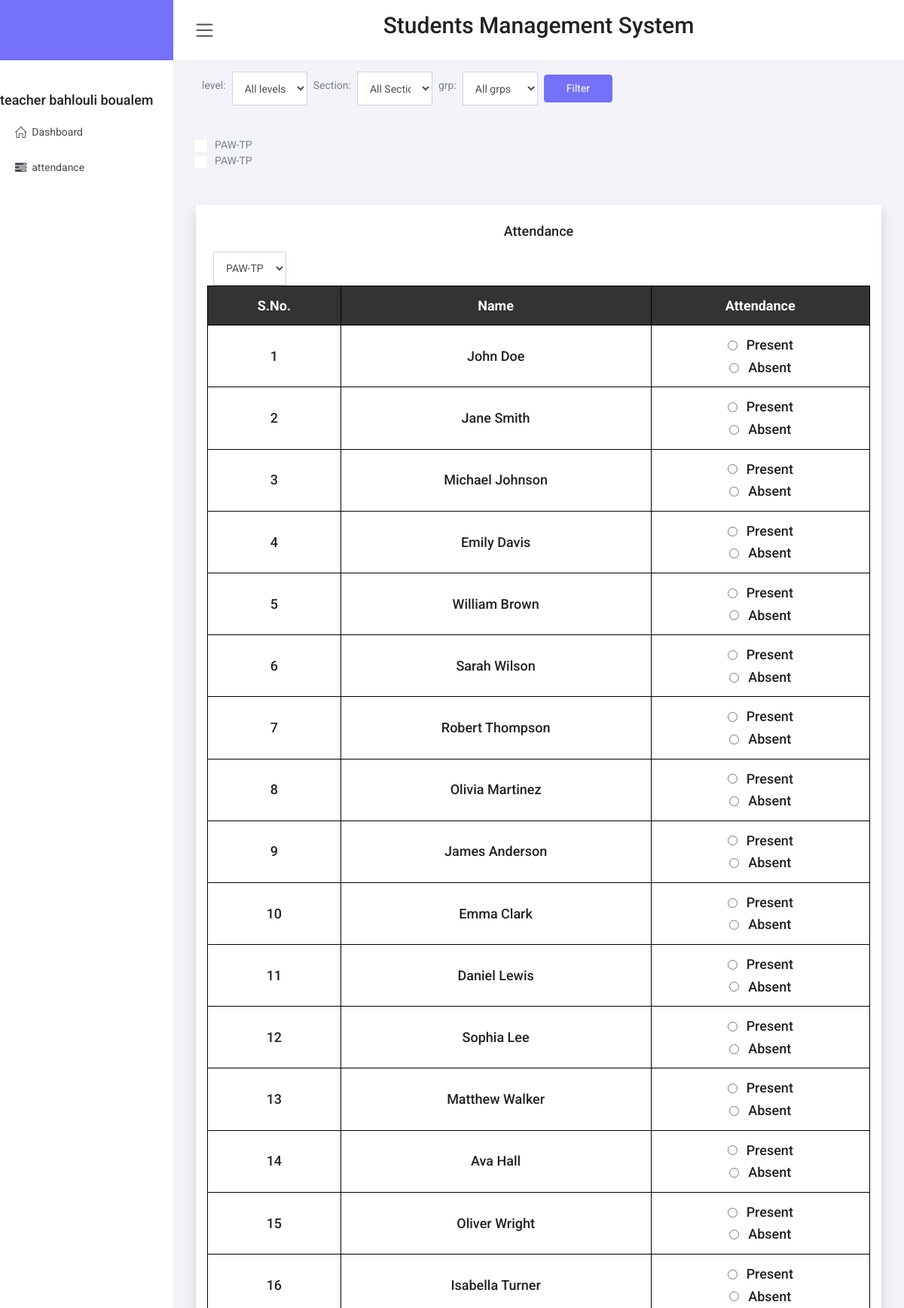
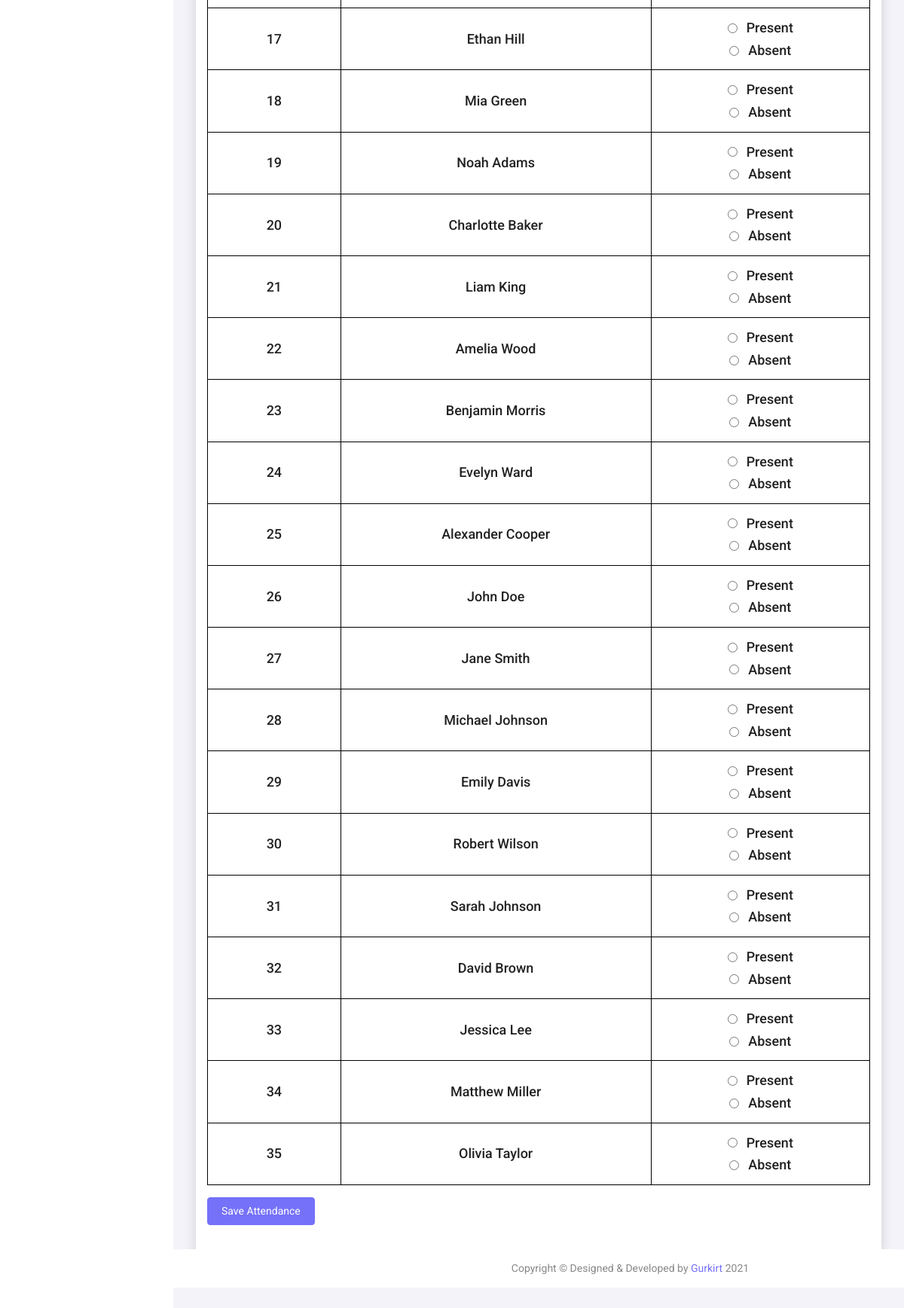
Screenshot of /teacher/attendance.php (signed in) with the database file from the repository (2 pictures, top to bottom).
### tables this page shows
CREATE TABLE `teacher_subject` (
  `teacher_id` int(11) NOT NULL,
  `subject_id` int(11) NOT NULL
);

CREATE TABLE `subject` (
  `id` int(11) NOT NULL,
  `name` varchar(100) DEFAULT NULL
);

CREATE TABLE `students` (
  `id` int(11) NOT NULL,
  `name` varchar(100) DEFAULT NULL,
  `dob` date DEFAULT NULL,
  `gender` varchar(11) DEFAULT NULL,
  `email` varchar(100) DEFAULT NULL,
  `mobile` varchar(20) DEFAULT NULL,
  `level_id` int(11) NOT NULL,
  `section_id` int(11) DEFAULT NULL,
  `grp_id` int(11) DEFAULT NULL
);

### teacher/attendance.php (the view, shortened to what this page needs)
<?php
    require_once "include/header.php";
?>
<div>
  <?php
    $connection = mysqli_connect("localhost", "root", "", "faculty");
    $level = $_GET['level'] ?? '';
    $sql = "SELECT * FROM students WHERE 1=1";
    $result = mysqli_query($connection, $sql);
    if ($result) {
        $subjectCheckboxes = '';
        $teacherName = "bahlouli boualem";
        $query = "SELECT t.id, t.name, ts.subject_id, s.name AS subject_name
                  FROM teacher t
                  INNER JOIN teacher_subject ts ON t.id = ts.teacher_id
                  INNER JOIN subject s ON ts.subject_id = s.id
                  WHERE t.name = '$teacherName'";
        $teacherResult = mysqli_query($connection, $query);
        if (mysqli_num_rows($teacherResult) > 0) {
            $teacherRow = mysqli_fetch_assoc($teacherResult);
            do {
                $subjectName = $teacherRow['subject_name'];
                $subjectCheckboxes .= "<div class='form-check'>
                                            <input type='checkbox' name='subject' value='{$subjectName}' class='form-check-input'>
                                            <label class='form-check-label'>{$subjectName}</label>
                                        </div>";
            } while ($teacherRow = mysqli_fetch_assoc($teacherResult));
        } else {
            echo "Teacher not found.";
        }
        ?>
  <form method="GET" action="">
    <div class="d-flex align-items-center">
    <label for="level" class="ml-2">level:</label>
        <select name="level" id="level" class="form-control ml-2" style="width:11%">
            <option value="">All levels</option>
        </select>
        <label for="section" class="ml-2">Section:</label>
        <select name="section" id="section" class="form-control ml-2" style="width:11%">
            <option value="">All Sections</option>
        </select>
        <label for="grp" class="ml-2">grp:</label>
        <select name="grp" id="grp" class="form-control ml-2" style="width:11%">
            <option value="">All grps</option>
        </select>
        <input type="submit" value="Filter" class="btn btn-primary ml-2" style="width:10%">
    </div>
    <br><br>
    <div>
    <?php echo $subjectCheckboxes; ?>
    </div>
</form>
</div>
<div class="container bg-white shadow">
  <div class="py-4 mt-5">
    <div class='text-center pb-2'>
      <h4>Attendance</h4>
    </div>
    <form method="POST" action="save_attendance.php" id="attendanceForm">
        <select name="attendance" id="level" class="form-control ml-2" style="width:11%">
        <?php
            $teacherName = $_SESSION["teacher_name"];
            $query = "SELECT t.id, t.name, ts.subject_id, s.name AS subject_name
                  FROM teacher t
                  INNER JOIN teacher_subject ts ON t.id = ts.teacher_id
                  INNER JOIN subject s ON ts.subject_id = s.id
                  WHERE t.name = '$teacherName'";
            $levels = mysqli_query($connection, $query);
            while ($levelRow = mysqli_fetch_assoc($levels)) {
                $levelId = $levelRow['id'];
                $levelName = $levelRow['subject_name'];
                $selected = ($level == $levelId) ? 'selected' : '';
                echo "<option value='$levelName' $selected>$levelName</option>";
            }
            ?>
        </select>
        <div>
       <h4>
      <table style="width:100%" class="table-hover text-center">
        <tr class="bg-dark">
          <th>S.No.</th>
          <th>Name</th>
          <th>Attendance</th>
        </tr>
        <?php
                    if (mysqli_num_rows($result) > 0) {
                        $counter = 1;
                        while ($row = mysqli_fetch_assoc($result)) {
                            $studentId = $row['id'];
                            $name = $row['name'];
                            ?>
        <tr>
          <td><?php echo $counter; ?></td>
          <td><?php echo $name; ?></td>
          <td>
            <div class="form-check">
              <input type="radio" name="att[<?php echo $studentId; ?>]" value="present"
                id="present-<?php echo $studentId; ?>" class="form-check-input">
              <label class="form-check-label" for="present-<?php echo $studentId; ?>">Present</label>
            </div>
            <div class="form-check mt-2">
              <input type="radio" name="att[<?php echo $studentId; ?>]" value="absent"
                id="absent-<?php echo $studentId; ?>" class="form-check-input">
              <label class="form-check-label" for="absent-<?php echo $studentId; ?>">Absent</label>
            </div>
          </td>
        </tr>
        <?php
                            $counter++;
                        }
                    } else {
                        echo "<tr><td colspan='6'>No students found.</td></tr>";
                    }
                    ?>
      </table>
      <button type="submit" name="save_attendance" class="btn btn-primary mt-3">Save Attendance</button>
    </form>
  </div>
</div>
<?php
    } else {
        echo "Error: " . mysqli_error($connection);
    }
?>
<?php
    require_once "include/footer.php";
?>

### teacher/include/header.php (shortened to what this page needs)
<!DOCTYPE html>
<html lang="en">
<head>
    <link href="../resorce/css/style.css" rel="stylesheet">
</head>
<body>
    <div id="">
        <div class="nav-header">
             <div class="brand-logo">
                <a >
                </a>
            </div>
        </div>
        <div class="header">
            <div class="header-content clearfix">
                <div class="nav-control">
                    <div class="hamburger">
                        <span class="toggle-icon"><i class="icon-menu"></i></span>
                    </div>
                </div>
               <div class="text-center">
                <h2 class="pt-3"> Students Management System </h2>
                 </div>
            </div>
        </div>
        <div class="nk-sidebar">
            <div class="nk-nav-scroll">
                <ul class="metismenu" id="menu">
                   <br> <br>
                   <h4>teacher <?php echo $_SESSION["teacher_name"]; ?></h4>
                    <li>
                        <a href="./dashboard.php"  >
                            <i class="icon-home menu-icon"></i><span class="nav-text">Dashboard</span>
                        </a>
                    </li>
                    <li>
                        <a href="./attendance.php?teacher_name=<?php echo $_SESSION['teacher_name']; ?>" >
                            <i class="fa fa-tasks menu-icon"></i><span class="nav-text">attendance</span>
                        </a>
                    </li>
                </ul>
            </div>
        </div>
        <div class="content-body">
            <div class="container-fluid">

### teacher/include/footer.php (shortened to what this page needs)
</div>
</div>
<div class="footer hide">
            <div class="copyright">
                <p>Copyright &copy; Designed & Developed by <a href="#">Gurkirt</a> 2021</p>
            </div>
        </div>
    </div>
</body>
</html>

### teacher/attendance.php (style rules this page uses)
table, th, td { border: 1px solid black; padding: 15px; }
table { border-spacing: 10px; }

### rows the page displays
teacher_subject: subject.name "PAW-TP"
teacher_subject: subject.name "PAW-TP"
students: name "John Doe"
students: name "Jane Smith"
students: name "Michael Johnson"
students: name "Emily Davis"
students: name "William Brown"
students: name "Sarah Wilson"
students: name "Robert Thompson"
students: name "Olivia Martinez"
students: name "James Anderson"
students: name "Emma Clark"
students: name "Daniel Lewis"
students: name "Sophia Lee"
students: name "Matthew Walker"
students: name "Ava Hall"
students: name "Oliver Wright"
students: name "Isabella Turner"
students: name "Ethan Hill"
students: name "Mia Green"
students: name "Noah Adams"
students: name "Charlotte Baker"
students: name "Liam King"
students: name "Amelia Wood"
students: name "Benjamin Morris"
students: name "Evelyn Ward"
students: name "Alexander Cooper"
students: name "John Doe"
students: name "Jane Smith"
students: name "Michael Johnson"
students: name "Emily Davis"
students: name "Robert Wilson"
students: name "Sarah Johnson"
students: name "David Brown"
students: name "Jessica Lee"
students: name "Matthew Miller"
students: name "Olivia Taylor"

### other values shown
$_SESSION["teacher_name"] "bahlouli boualem"
form field attendance "PAW-TP"
